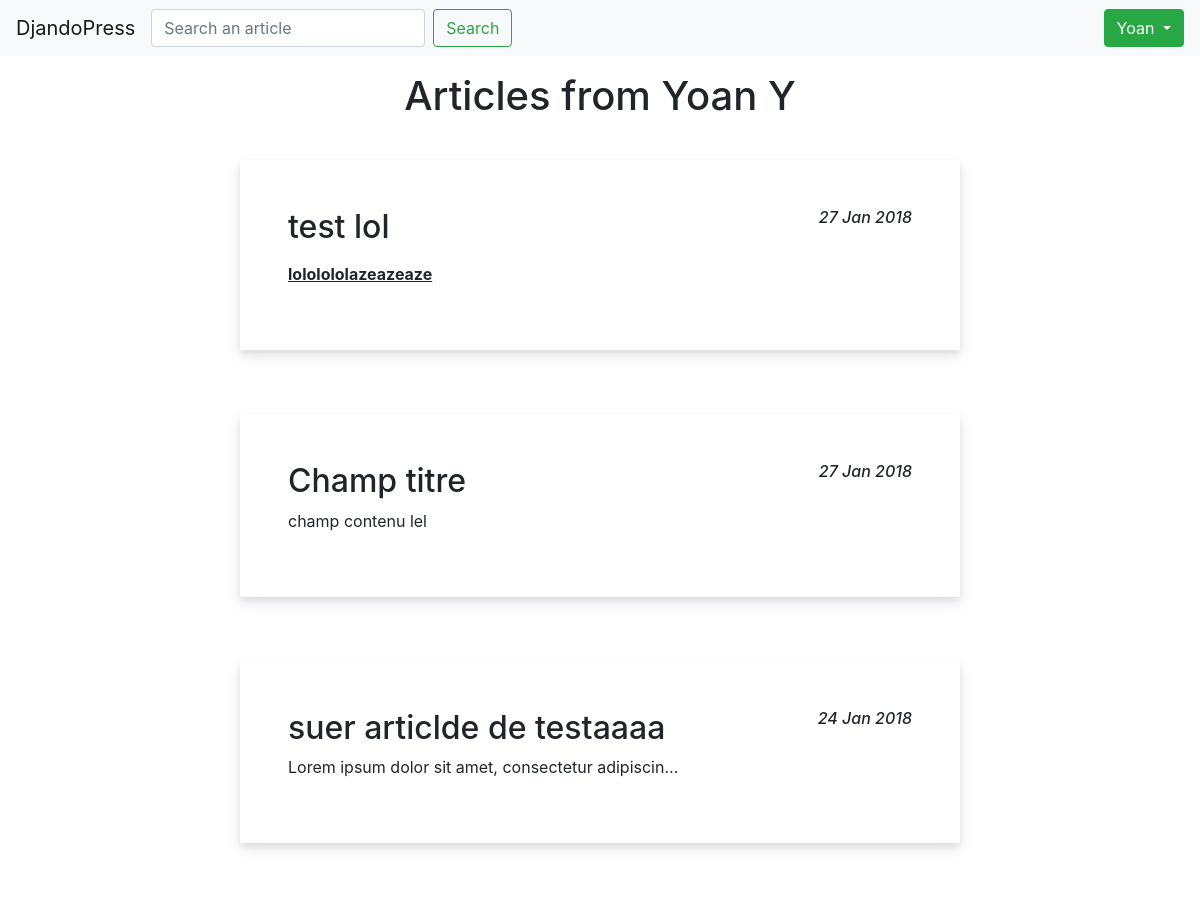
Page /fr/profile/1 (upper part) on the earlier database version.
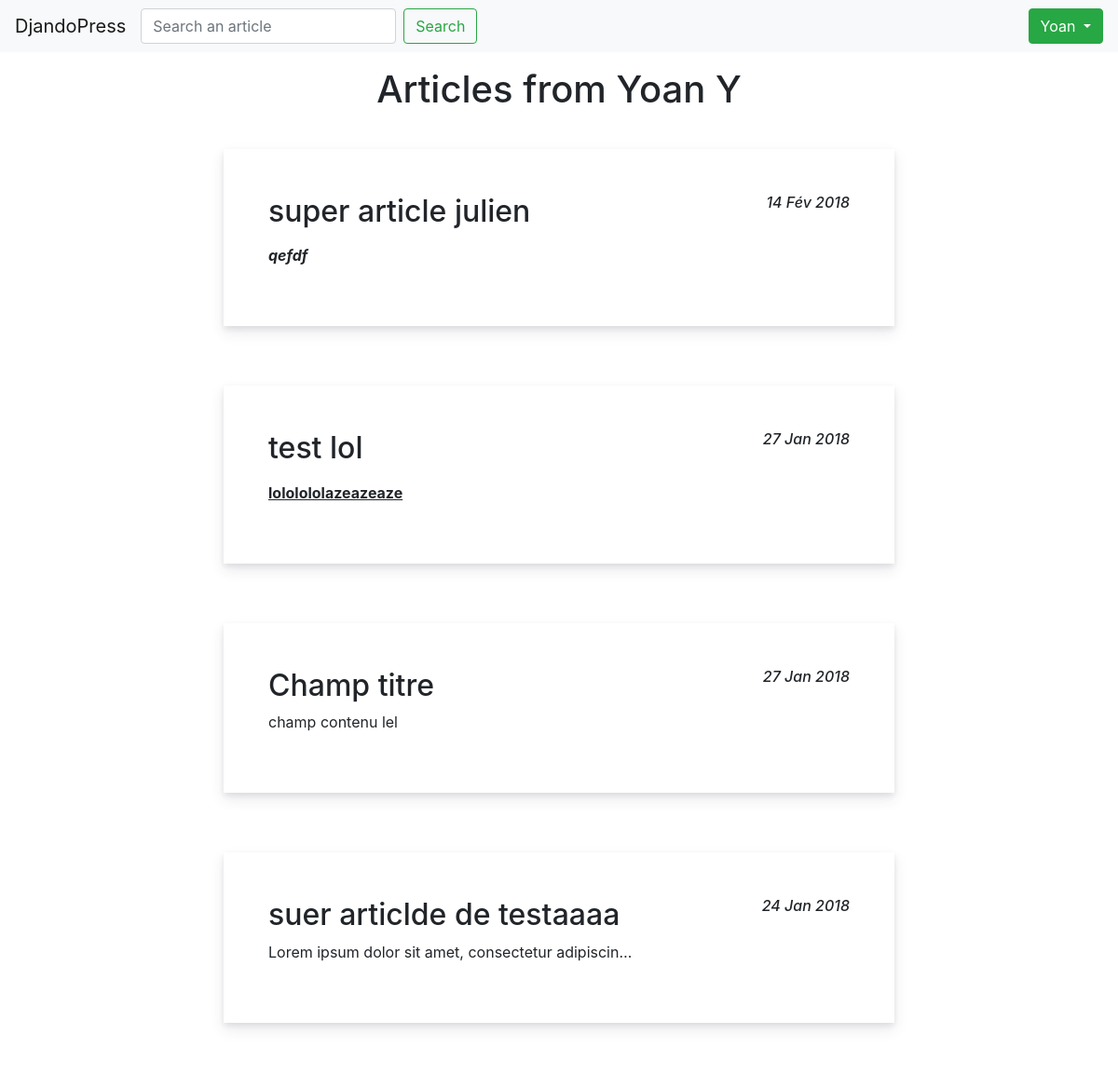
Same page on the later database version.
### app/models.py (models this page shows, shortened)
class Article(models.Model):
    title = models.CharField(max_length=200,
                             default=None,
                             blank=True,
                             help_text='Title')
    content = models.TextField(default=None,
                               blank=True,
                               help_text='Content')
    author = models.ForeignKey(User, on_delete=models.CASCADE)
    created_at = models.DateTimeField(auto_now_add=True)
    updated_at = models.DateTimeField(auto_now=True)

### app/views.py (the view)
# urls.py: url(_(r'profile/(?P<pk>\w+)'), ProfileView.as_view(), name='profile'),
class ProfileView(DetailView):
    model = User
    template_name = 'profile.html'
    def get_context_data(self, **kwargs):
        context = super().get_context_data(**kwargs)
        context['articles'] = Article.objects.filter(author=context['user'])
        return context

### templates/profile.html
{% load i18n %}
{% include 'head.html' %}
<main class="profilePage">
    <h1>
        {% if user.first_name and user.last_name %}
            {% trans 'Articles from' %} {{ user.first_name }} {{ user.last_name }}
        {% else %}
            {% trans 'Articles from' %} {{ user }}
        {% endif %}
    </h1>
    <div class="profilePageContainer">
        {% for article in articles reversed %}
            <div class="articleContainer">
                <a class="articleContent" href="{% url 'article' pk=article.pk %}">
                    <article>
                        <h2>
                            {{ article.title }}
                            <em class="articleDate">{{ article.created_at|date:"d M Y" }}</em>
                        </h2>
                        <p>
                            {{ article.content|truncatechars_html:50|safe }}
                        </p>
                    </article>
                </a>
            </div>
        {% empty %}
            <li>No article found for this user</li>
        {% endfor %}
    </div>
</main>
</body>
</html>

Differences in the rows shown:
added Article: title "super article julien", created_at "14 Fév 2018", content "qefdf"
